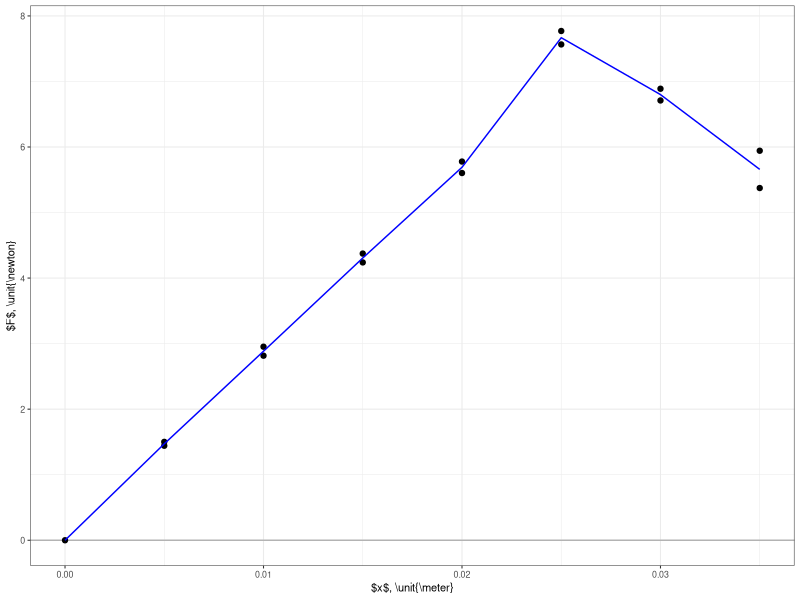

Recreate this plot in R.
library(ggplot2)
library(dplyr)

raw <- read.csv('force.csv',header=TRUE)
data <- tibble(raw)

fig1 <- ggplot(data,aes(x=x_m,y=F_N))+
     geom_hline(yintercept=0,color="gray70")+
     geom_point()+
     stat_summary(fun=mean,geom="line",color="blue")+
     xlab('$x$, \\unit{\\meter}')+
     ylab('$F$, \\unit{\\newton}')+
     theme_bw(base_size=8)
ggsave('fig1.svg',plot=fig1,width=3.4167,height=2,units="in")
     
